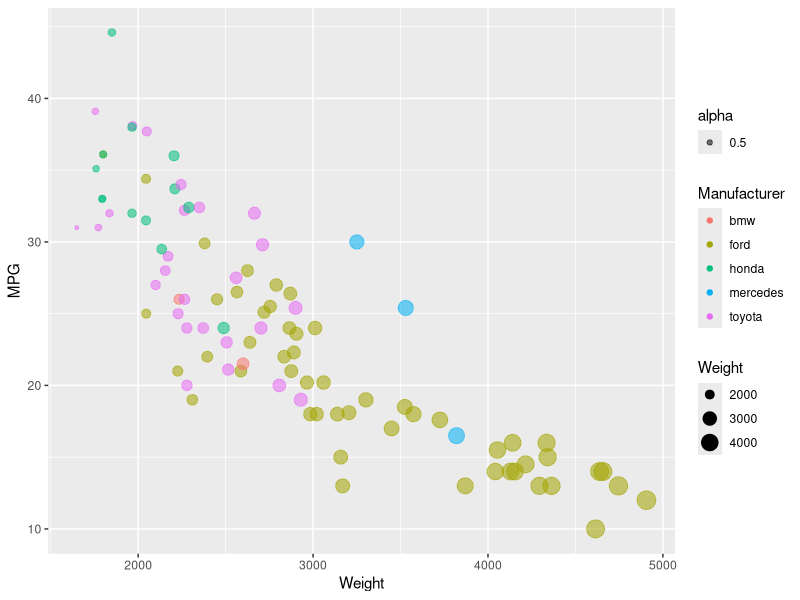

The R script that drew this image:
## ---- chunk 1
library(tidyverse)
library(ggplot2)

df_cars <- read.csv('cars-sample.csv')

df_cars %>% ggplot() + 
  geom_point(aes(x = Weight, y = MPG, color=Manufacturer, size = Weight, alpha = 0.5))
  

